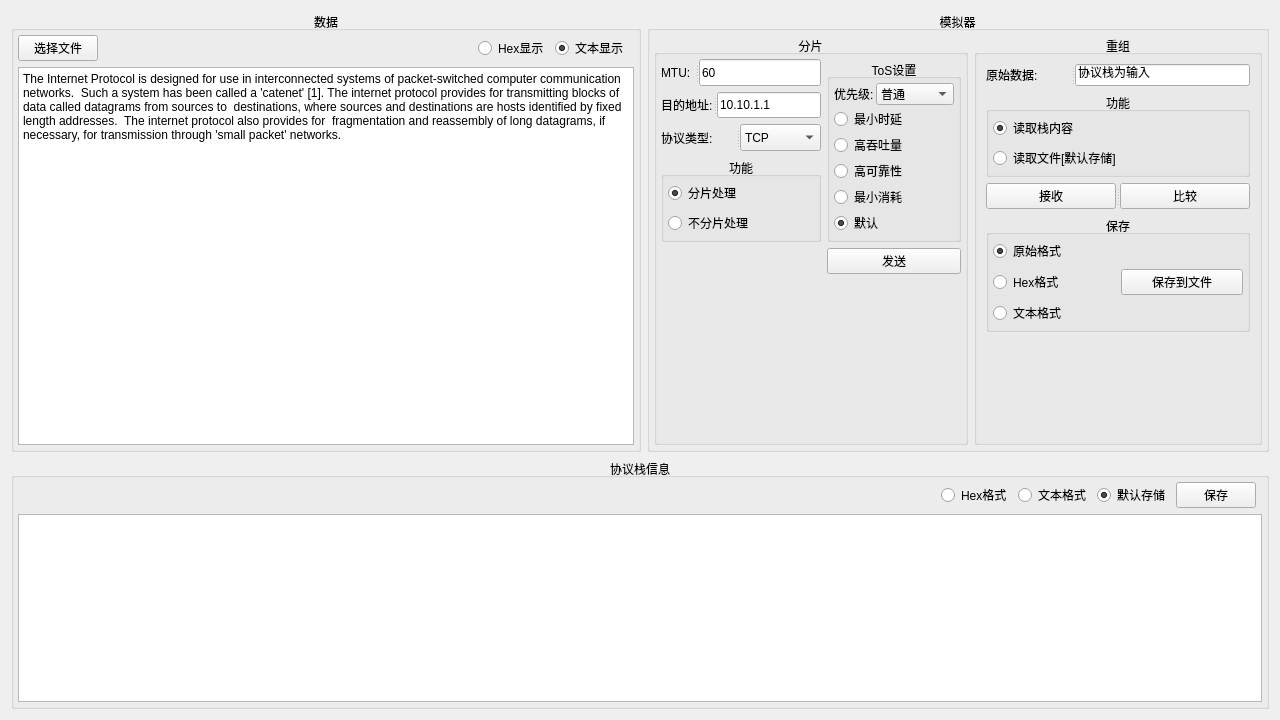
<?xml version="1.0" encoding="UTF-8"?>
<ui version="4.0">
 <class>Widget</class>
 <widget class="QWidget" name="Widget">
  <property name="geometry">
   <rect>
    <x>0</x>
    <y>0</y>
    <width>1280</width>
    <height>720</height>
   </rect>
  </property>
  <property name="minimumSize">
   <size>
    <width>800</width>
    <height>600</height>
   </size>
  </property>
  <property name="maximumSize">
   <size>
    <width>1280</width>
    <height>720</height>
   </size>
  </property>
  <property name="windowTitle">
   <string>TCP/IP 分片/重组模拟器</string>
  </property>
  <layout class="QGridLayout" name="gridLayout_8">
   <item row="0" column="0">
    <widget class="QGroupBox" name="groupBox">
     <property name="title">
      <string>数据</string>
     </property>
     <property name="alignment">
      <set>Qt::AlignCenter</set>
     </property>
     <layout class="QGridLayout" name="gridLayout">
      <property name="leftMargin">
       <number>4</number>
      </property>
      <property name="topMargin">
       <number>4</number>
      </property>
      <property name="rightMargin">
       <number>4</number>
      </property>
      <property name="bottomMargin">
       <number>4</number>
      </property>
      <item row="0" column="0">
       <widget class="QPushButton" name="but_file">
        <property name="text">
         <string>选择文件</string>
        </property>
       </widget>
      </item>
      <item row="2" column="0" colspan="5">
       <widget class="QTextEdit" name="edt_data">
        <property name="html">
         <string>&lt;!DOCTYPE HTML PUBLIC &quot;-//W3C//DTD HTML 4.0//EN&quot; &quot;http://www.w3.org/TR/REC-html40/strict.dtd&quot;&gt;
&lt;html&gt;&lt;head&gt;&lt;meta name=&quot;qrichtext&quot; content=&quot;1&quot; /&gt;&lt;style type=&quot;text/css&quot;&gt;
p, li { white-space: pre-wrap; }
&lt;/style&gt;&lt;/head&gt;&lt;body style=&quot; font-family:'Sans'; font-size:9pt; font-weight:400; font-style:normal;&quot;&gt;
&lt;p style=&quot; margin-top:0px; margin-bottom:0px; margin-left:0px; margin-right:0px; -qt-block-indent:0; text-indent:0px;&quot;&gt;The Internet Protocol is designed for use in interconnected systems of packet-switched computer communication networks.  Such a system has been called a 'catenet' [1]. The internet protocol provides for transmitting blocks of data called datagrams from sources to  destinations, where sources and destinations are hosts identified by fixed length addresses.  The internet protocol also provides for  fragmentation and reassembly of long datagrams, if necessary, for transmission through 'small packet' networks.&lt;/p&gt;&lt;/body&gt;&lt;/html&gt;</string>
        </property>
       </widget>
      </item>
      <item row="0" column="1">
       <spacer name="horizontalSpacer_2">
        <property name="orientation">
         <enum>Qt::Horizontal</enum>
        </property>
        <property name="sizeHint" stdset="0">
         <size>
          <width>368</width>
          <height>20</height>
         </size>
        </property>
       </spacer>
      </item>
      <item row="0" column="3">
       <widget class="QRadioButton" name="rbt_show_text">
        <property name="text">
         <string>文本显示</string>
        </property>
        <property name="checked">
         <bool>true</bool>
        </property>
       </widget>
      </item>
      <item row="0" column="2">
       <widget class="QRadioButton" name="rbt_show_hex">
        <property name="text">
         <string>Hex显示</string>
        </property>
       </widget>
      </item>
     </layout>
    </widget>
   </item>
   <item row="0" column="1">
    <widget class="QGroupBox" name="groupBox_4">
     <property name="title">
      <string>模拟器</string>
     </property>
     <property name="alignment">
      <set>Qt::AlignCenter</set>
     </property>
     <layout class="QGridLayout" name="gridLayout_6">
      <property name="leftMargin">
       <number>4</number>
      </property>
      <property name="topMargin">
       <number>4</number>
      </property>
      <property name="rightMargin">
       <number>4</number>
      </property>
      <property name="bottomMargin">
       <number>4</number>
      </property>
      <item row="0" column="0">
       <widget class="QGroupBox" name="groupBox_5">
        <property name="title">
         <string>分片</string>
        </property>
        <property name="alignment">
         <set>Qt::AlignCenter</set>
        </property>
        <layout class="QGridLayout" name="gridLayout_4">
         <property name="leftMargin">
          <number>4</number>
         </property>
         <property name="topMargin">
          <number>4</number>
         </property>
         <property name="rightMargin">
          <number>4</number>
         </property>
         <property name="bottomMargin">
          <number>4</number>
         </property>
         <property name="spacing">
          <number>6</number>
         </property>
         <item row="0" column="1" rowspan="4">
          <widget class="QGroupBox" name="groupBox_8">
           <property name="title">
            <string>ToS设置</string>
           </property>
           <property name="alignment">
            <set>Qt::AlignCenter</set>
           </property>
           <layout class="QGridLayout" name="gridLayout_2">
            <property name="leftMargin">
             <number>4</number>
            </property>
            <property name="topMargin">
             <number>4</number>
            </property>
            <property name="rightMargin">
             <number>4</number>
            </property>
            <property name="bottomMargin">
             <number>4</number>
            </property>
            <property name="spacing">
             <number>2</number>
            </property>
            <item row="0" column="1">
             <widget class="QComboBox" name="cbx_priority">
              <item>
               <property name="text">
                <string>普通</string>
               </property>
              </item>
              <item>
               <property name="text">
                <string>优先</string>
               </property>
              </item>
              <item>
               <property name="text">
                <string>快速</string>
               </property>
              </item>
              <item>
               <property name="text">
                <string>闪速</string>
               </property>
              </item>
              <item>
               <property name="text">
                <string>疾速</string>
               </property>
              </item>
              <item>
               <property name="text">
                <string>关键</string>
               </property>
              </item>
              <item>
               <property name="text">
                <string>网间控制</string>
               </property>
              </item>
              <item>
               <property name="text">
                <string>网络控制</string>
               </property>
              </item>
             </widget>
            </item>
            <item row="1" column="0" colspan="2">
             <widget class="QRadioButton" name="rbt_low_delay">
              <property name="text">
               <string>最小时延</string>
              </property>
             </widget>
            </item>
            <item row="3" column="0" colspan="2">
             <widget class="QRadioButton" name="rbt_high_reliability">
              <property name="text">
               <string>高可靠性</string>
              </property>
             </widget>
            </item>
            <item row="4" column="0" colspan="2">
             <widget class="QRadioButton" name="rbt_mincost">
              <property name="text">
               <string>最小消耗</string>
              </property>
             </widget>
            </item>
            <item row="2" column="0" colspan="2">
             <widget class="QRadioButton" name="rbt_high_throughput">
              <property name="text">
               <string>高吞吐量</string>
              </property>
             </widget>
            </item>
            <item row="0" column="0">
             <widget class="QLabel" name="label_4">
              <property name="text">
               <string>优先级:</string>
              </property>
             </widget>
            </item>
            <item row="5" column="0" colspan="2">
             <widget class="QRadioButton" name="rbt_default">
              <property name="text">
               <string>默认</string>
              </property>
              <property name="checked">
               <bool>true</bool>
              </property>
             </widget>
            </item>
           </layout>
          </widget>
         </item>
         <item row="1" column="0">
          <widget class="QSplitter" name="splitter">
           <property name="orientation">
            <enum>Qt::Horizontal</enum>
           </property>
           <widget class="QLabel" name="label">
            <property name="text">
             <string>目的地址:</string>
            </property>
           </widget>
           <widget class="QLineEdit" name="edt_addr">
            <property name="text">
             <string>10.10.1.1</string>
            </property>
           </widget>
          </widget>
         </item>
         <item row="3" column="0">
          <widget class="QGroupBox" name="groupBox_7">
           <property name="title">
            <string>功能</string>
           </property>
           <property name="alignment">
            <set>Qt::AlignCenter</set>
           </property>
           <layout class="QGridLayout" name="gridLayout_5">
            <property name="leftMargin">
             <number>4</number>
            </property>
            <property name="topMargin">
             <number>4</number>
            </property>
            <property name="rightMargin">
             <number>4</number>
            </property>
            <property name="bottomMargin">
             <number>4</number>
            </property>
            <item row="0" column="0">
             <widget class="QRadioButton" name="rbt_slice">
              <property name="text">
               <string>分片处理</string>
              </property>
              <property name="checked">
               <bool>true</bool>
              </property>
             </widget>
            </item>
            <item row="1" column="0">
             <widget class="QRadioButton" name="rbt_slice_not">
              <property name="text">
               <string>不分片处理</string>
              </property>
             </widget>
            </item>
           </layout>
          </widget>
         </item>
         <item row="2" column="0">
          <widget class="QSplitter" name="splitter_2">
           <property name="orientation">
            <enum>Qt::Horizontal</enum>
           </property>
           <widget class="QLabel" name="label_2">
            <property name="text">
             <string>协议类型:</string>
            </property>
           </widget>
           <widget class="QComboBox" name="cbx_type">
            <item>
             <property name="text">
              <string>TCP</string>
             </property>
            </item>
            <item>
             <property name="text">
              <string>UDP</string>
             </property>
            </item>
           </widget>
          </widget>
         </item>
         <item row="0" column="0">
          <widget class="QSplitter" name="splitter_3">
           <property name="orientation">
            <enum>Qt::Horizontal</enum>
           </property>
           <widget class="QLabel" name="label_3">
            <property name="text">
             <string>MTU:</string>
            </property>
           </widget>
           <widget class="QLineEdit" name="edt_mtu">
            <property name="text">
             <string>60</string>
            </property>
           </widget>
          </widget>
         </item>
         <item row="4" column="1">
          <widget class="QPushButton" name="but_send">
           <property name="text">
            <string>发送</string>
           </property>
          </widget>
         </item>
         <item row="5" column="1">
          <spacer name="verticalSpacer_2">
           <property name="orientation">
            <enum>Qt::Vertical</enum>
           </property>
           <property name="sizeHint" stdset="0">
            <size>
             <width>20</width>
             <height>40</height>
            </size>
           </property>
          </spacer>
         </item>
         <item row="4" column="0" rowspan="2">
          <spacer name="verticalSpacer">
           <property name="orientation">
            <enum>Qt::Vertical</enum>
           </property>
           <property name="sizeHint" stdset="0">
            <size>
             <width>20</width>
             <height>40</height>
            </size>
           </property>
          </spacer>
         </item>
        </layout>
       </widget>
      </item>
      <item row="0" column="1">
       <widget class="QGroupBox" name="groupBox_6">
        <property name="title">
         <string>重组</string>
        </property>
        <property name="alignment">
         <set>Qt::AlignCenter</set>
        </property>
        <layout class="QGridLayout" name="gridLayout_9">
         <item row="5" column="0">
          <spacer name="verticalSpacer_3">
           <property name="orientation">
            <enum>Qt::Vertical</enum>
           </property>
           <property name="sizeHint" stdset="0">
            <size>
             <width>20</width>
             <height>106</height>
            </size>
           </property>
          </spacer>
         </item>
         <item row="1" column="0">
          <widget class="QGroupBox" name="groupBox_3">
           <property name="title">
            <string>功能</string>
           </property>
           <property name="alignment">
            <set>Qt::AlignCenter</set>
           </property>
           <layout class="QGridLayout" name="gridLayout_7">
            <property name="leftMargin">
             <number>4</number>
            </property>
            <property name="topMargin">
             <number>4</number>
            </property>
            <property name="rightMargin">
             <number>4</number>
            </property>
            <property name="bottomMargin">
             <number>4</number>
            </property>
            <item row="0" column="0">
             <widget class="QRadioButton" name="rbt_read_stack">
              <property name="text">
               <string>读取栈内容</string>
              </property>
              <property name="checked">
               <bool>true</bool>
              </property>
             </widget>
            </item>
            <item row="1" column="0">
             <widget class="QRadioButton" name="rbt_read_file">
              <property name="text">
               <string>读取文件[默认存储]</string>
              </property>
             </widget>
            </item>
           </layout>
          </widget>
         </item>
         <item row="0" column="0">
          <widget class="QSplitter" name="splitter_4">
           <property name="orientation">
            <enum>Qt::Horizontal</enum>
           </property>
           <widget class="QLabel" name="label_5">
            <property name="text">
             <string>原始数据:</string>
            </property>
           </widget>
           <widget class="QLineEdit" name="edt_raw_show">
            <property name="text">
             <string>协议栈为输入</string>
            </property>
            <property name="readOnly">
             <bool>true</bool>
            </property>
           </widget>
          </widget>
         </item>
         <item row="2" column="0">
          <widget class="QSplitter" name="splitter_5">
           <property name="orientation">
            <enum>Qt::Horizontal</enum>
           </property>
           <widget class="QPushButton" name="but_recv">
            <property name="text">
             <string>接收</string>
            </property>
           </widget>
           <widget class="QPushButton" name="but_compare">
            <property name="text">
             <string>比较</string>
            </property>
           </widget>
          </widget>
         </item>
         <item row="3" column="0">
          <widget class="QGroupBox" name="groupBox_9">
           <property name="title">
            <string>保存</string>
           </property>
           <property name="alignment">
            <set>Qt::AlignCenter</set>
           </property>
           <layout class="QGridLayout" name="gridLayout_10">
            <property name="leftMargin">
             <number>4</number>
            </property>
            <property name="topMargin">
             <number>4</number>
            </property>
            <property name="rightMargin">
             <number>4</number>
            </property>
            <property name="bottomMargin">
             <number>4</number>
            </property>
            <item row="0" column="0" rowspan="2" colspan="2">
             <widget class="QRadioButton" name="rbt_final_raw">
              <property name="text">
               <string>原始格式</string>
              </property>
              <property name="checked">
               <bool>true</bool>
              </property>
             </widget>
            </item>
            <item row="2" column="0">
             <widget class="QRadioButton" name="rbt_final_hex">
              <property name="text">
               <string>Hex格式</string>
              </property>
             </widget>
            </item>
            <item row="3" column="0">
             <widget class="QRadioButton" name="rbt_final_text">
              <property name="text">
               <string>文本格式</string>
              </property>
             </widget>
            </item>
            <item row="2" column="1">
             <widget class="QPushButton" name="but_final_save">
              <property name="text">
               <string>保存到文件</string>
              </property>
             </widget>
            </item>
           </layout>
          </widget>
         </item>
        </layout>
       </widget>
      </item>
     </layout>
    </widget>
   </item>
   <item row="1" column="0" colspan="2">
    <widget class="QGroupBox" name="groupBox_2">
     <property name="title">
      <string>协议栈信息</string>
     </property>
     <property name="alignment">
      <set>Qt::AlignCenter</set>
     </property>
     <layout class="QGridLayout" name="gridLayout_3">
      <property name="leftMargin">
       <number>4</number>
      </property>
      <property name="topMargin">
       <number>4</number>
      </property>
      <property name="rightMargin">
       <number>4</number>
      </property>
      <property name="bottomMargin">
       <number>4</number>
      </property>
      <item row="0" column="1">
       <spacer name="horizontalSpacer">
        <property name="orientation">
         <enum>Qt::Horizontal</enum>
        </property>
        <property name="sizeHint" stdset="0">
         <size>
          <width>40</width>
          <height>20</height>
         </size>
        </property>
       </spacer>
      </item>
      <item row="1" column="0" colspan="7">
       <widget class="ip_header_ui" name="list_ip">
        <property name="editTriggers">
         <set>QAbstractItemView::NoEditTriggers</set>
        </property>
        <property name="gridStyle">
         <enum>Qt::DashLine</enum>
        </property>
        <property name="sortingEnabled">
         <bool>false</bool>
        </property>
        <attribute name="horizontalHeaderDefaultSectionSize">
         <number>80</number>
        </attribute>
        <attribute name="verticalHeaderDefaultSectionSize">
         <number>26</number>
        </attribute>
       </widget>
      </item>
      <item row="0" column="3">
       <widget class="QRadioButton" name="rbt_save_text">
        <property name="text">
         <string>文本格式</string>
        </property>
       </widget>
      </item>
      <item row="0" column="5">
       <widget class="QPushButton" name="but_save">
        <property name="text">
         <string>保存</string>
        </property>
       </widget>
      </item>
      <item row="0" column="4">
       <widget class="QRadioButton" name="rbt_save_default">
        <property name="text">
         <string>默认存储</string>
        </property>
        <property name="checked">
         <bool>true</bool>
        </property>
       </widget>
      </item>
      <item row="0" column="2">
       <widget class="QRadioButton" name="rbt_save_hex">
        <property name="text">
         <string>Hex格式</string>
        </property>
       </widget>
      </item>
     </layout>
    </widget>
   </item>
  </layout>
 </widget>
 <customwidgets>
  <customwidget>
   <class>ip_header_ui</class>
   <extends>QTableView</extends>
   <header location="global">ip_header_ui.h</header>
  </customwidget>
 </customwidgets>
 <resources/>
 <connections/>
</ui>
